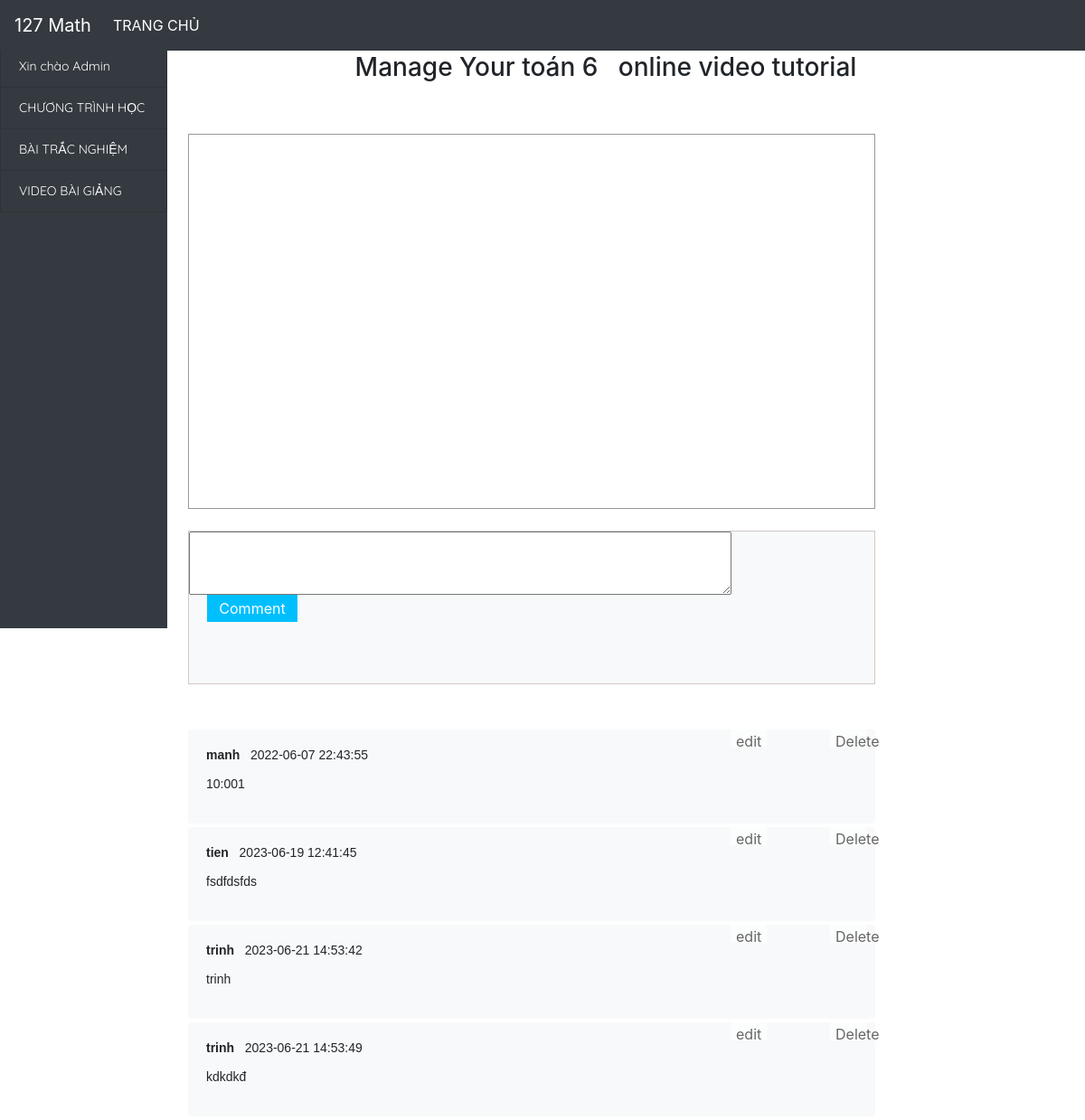
The page /127/admin/manage_videos/watch_video.php?video_id=1&course_name=toán 6 on the database its author committed.
### tables this page shows
CREATE TABLE `videos` (
  `video_id` int(255) NOT NULL,
  `video_path` varchar(255) NOT NULL,
  `video_name` varchar(255) NOT NULL,
  `course_name` varchar(255) NOT NULL,
  `video_image` varchar(255) NOT NULL
);

CREATE TABLE `commentsection` (
  `cid` int(11) NOT NULL,
  `uid` varchar(120) NOT NULL,
  `date` datetime NOT NULL,
  `message` text NOT NULL,
  `video_id` int(255) NOT NULL,
  `video_path` varchar(255) NOT NULL
);

### 127/admin/manage_videos/comments.inc.php (the view, shortened to what this page needs)
<?php
function getComments($con)
{
	$video_id=$_SESSION['vid'];
	$sql="SELECT * FROM commentsection where video_id='$video_id'";
	$result=mysqli_query($con,$sql);
	while ($row=mysqli_fetch_array($result)) {
		echo "<div class='comment-box shadow bg-light'><p>";
			echo "<b>".$row['uid']."</b>&nbsp;&nbsp;&nbsp;";
			echo $row['date']."<br><br>";
			echo nl2br($row['message']);
		echo "</p>";
			echo "<form class='delete-form' method='POST' action='".deleteComment($con)."'>
			<input type='hidden' name='cid' value='".$row['cid']."'>
			<button type='submit' name='CommentDelete' class='btndelete'>Delete</button>
			</form>";
			echo "
			<input type='hidden' name='cid' value='".$row['cid']."'>
			<button type='button' class='btnEdit'  data-toggle='modal' data-target='#myModal' >edit</button>
			";
		echo "</div>";
	}
 }
?>

### 127/admin/manage_videos/comments.inc.php (style rules this page uses)
.comment-box { width: 760px; padding: 20px; background-color: #fff; border-radius: 4px; margin-bottom: 4px; position: relative; }
.comment-box p { font-family:arial; font-size: 14px; line-height: 16px; }
.delete-form { position: absolute; top:0px; right:10px; }
.delete-form Button { width: 40px; height: 20px; color:#282828; background-color: #fff; opacity: 0.7; border:none; }
.btnEdit { position: absolute !important; top:0px !important; right:120px !important; width: 40px; height: 20px; color:#282828; background-color: #fff; opacity: 0.7; border:none; }

### rows shown on the page
commentsection: uid "manh", date "2022-06-07 22:43:55", message "10:001"
commentsection: uid "tien", date "2023-06-19 12:41:45", message "fsdfdsfds"
commentsection: uid "trinh", date "2023-06-21 14:53:42", message "trinh"
commentsection: uid "trinh", date "2023-06-21 14:53:49", message "kdkdkđ"

### other values the page prints
$_GET['course_name'] "toán 6"
